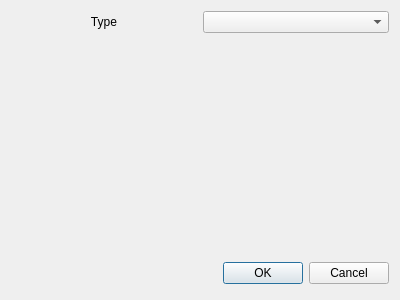
<?xml version="1.0" encoding="UTF-8"?>
<ui version="4.0">
 <class>MaterialSettingWidget</class>
 <widget class="QDialog" name="MaterialSettingWidget">
  <property name="geometry">
   <rect>
    <x>0</x>
    <y>0</y>
    <width>400</width>
    <height>300</height>
   </rect>
  </property>
  <property name="windowTitle">
   <string>Dialog</string>
  </property>
  <layout class="QVBoxLayout" name="verticalLayout">
   <item>
    <layout class="QHBoxLayout" name="horizontalLayout">
     <item>
      <widget class="QLabel" name="label">
       <property name="text">
        <string>Type</string>
       </property>
       <property name="alignment">
        <set>Qt::AlignCenter</set>
       </property>
      </widget>
     </item>
     <item>
      <widget class="QComboBox" name="comboBox"/>
     </item>
    </layout>
   </item>
   <item>
    <layout class="QFormLayout" name="formLayout"/>
   </item>
   <item>
    <spacer name="verticalSpacer">
     <property name="orientation">
      <enum>Qt::Vertical</enum>
     </property>
     <property name="sizeHint" stdset="0">
      <size>
       <width>20</width>
       <height>40</height>
      </size>
     </property>
    </spacer>
   </item>
   <item>
    <layout class="QHBoxLayout">
     <property name="spacing">
      <number>6</number>
     </property>
     <property name="leftMargin">
      <number>0</number>
     </property>
     <property name="topMargin">
      <number>0</number>
     </property>
     <property name="rightMargin">
      <number>0</number>
     </property>
     <property name="bottomMargin">
      <number>0</number>
     </property>
     <item>
      <spacer>
       <property name="orientation">
        <enum>Qt::Horizontal</enum>
       </property>
       <property name="sizeHint" stdset="0">
        <size>
         <width>131</width>
         <height>31</height>
        </size>
       </property>
      </spacer>
     </item>
     <item>
      <widget class="QPushButton" name="okButton">
       <property name="text">
        <string>OK</string>
       </property>
      </widget>
     </item>
     <item>
      <widget class="QPushButton" name="cancelButton">
       <property name="text">
        <string>Cancel</string>
       </property>
      </widget>
     </item>
    </layout>
   </item>
  </layout>
 </widget>
 <resources/>
 <connections>
  <connection>
   <sender>okButton</sender>
   <signal>clicked()</signal>
   <receiver>MaterialSettingWidget</receiver>
   <slot>accept()</slot>
   <hints>
    <hint type="sourcelabel">
     <x>278</x>
     <y>253</y>
    </hint>
    <hint type="destinationlabel">
     <x>96</x>
     <y>254</y>
    </hint>
   </hints>
  </connection>
  <connection>
   <sender>cancelButton</sender>
   <signal>clicked()</signal>
   <receiver>MaterialSettingWidget</receiver>
   <slot>reject()</slot>
   <hints>
    <hint type="sourcelabel">
     <x>369</x>
     <y>253</y>
    </hint>
    <hint type="destinationlabel">
     <x>179</x>
     <y>282</y>
    </hint>
   </hints>
  </connection>
 </connections>
</ui>
